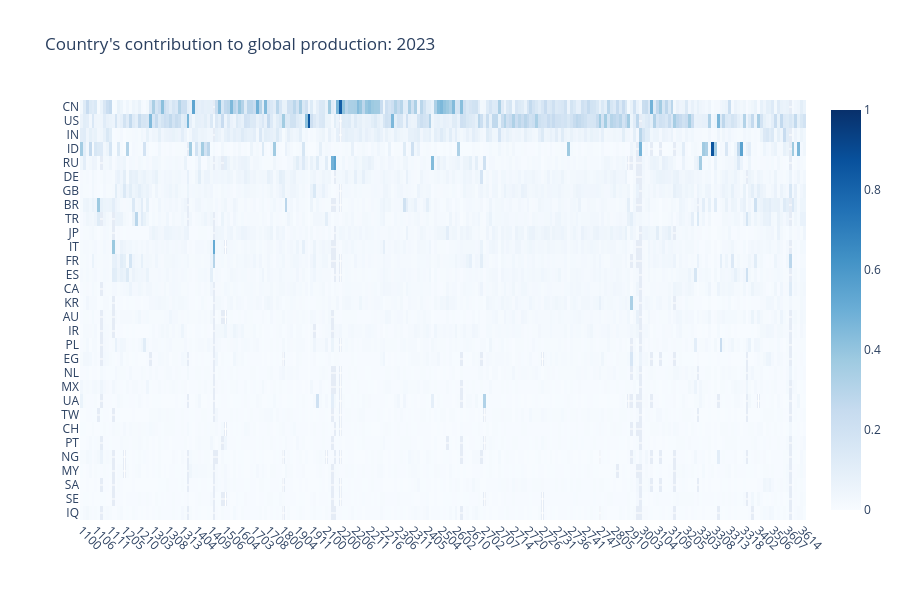

The cell this chart's notebook holds for it:
### Code cell
country_list = df_country_subfield_contrib.sum(axis=1).sort_values(ascending=False).head(30).index.to_list()
uf.plotly_heatmap(
    df_country_subfield_contrib.loc[country_list],
    x_labels=df_country_subfield.columns,
    y_labels=country_list,
    x_type="subfield",
    y_type="country",
    colorscale="non-symmetric",
    z_min=0, z_max=1,
    title=f"Country's contribution to global production: {year}"
)

### Figure 1 — Plotly figure (JSON) as saved in the notebook; plotly's stock layout.template omitted (floating-point values rounded to 4 significant figures; data arrays with more than 128 entries replaced by an {"elided": "..."} marker saying what was removed)
{"data": [{"colorscale": [[0.0, "rgb(247,251,255)"], [0.125, "rgb(222,235,247)"], [0.25, "rgb(198,219,239)"], [0.375, "rgb(158,202,225)"], [0.5, "rgb(107,174,214)"], [0.625, "rgb(66,146,198)"], [0.75, "rgb(33,113,181)"], [0.875, "rgb(8,81,156)"], [1.0, "rgb(8,48,107)"]], "customdata": {"elided": "30x252x2 str values"}, "hovertemplate": "<b>X: </b>%{customdata[0]}<br><b>Y: </b>%{customdata[1]}<br><b>Z: </b> %{z:.3f}<br><extra></extra>", "x": {"elided": "252 str values"}, "y": ["CN", "US", "IN", "ID", "RU", "DE", "GB", "BR", "TR", "JP", "IT", "FR", "ES", "CA", "KR", "AU", "IR", "PL", "EG", "NL", "MX", "UA", "TW", "CH", "PT", "NG", "MY", "SA", "SE", "IQ"], "z": {"elided": "30x252 float values"}, "zmax": 1, "zmin": 0, "type": "heatmap"}], "layout": {"xaxis": {"tickangle": 45, "automargin": true}, "yaxis": {"autorange": "reversed", "automargin": true}, "title": {"text": "Country's contribution to global production: 2023"}, "height": 600}}
